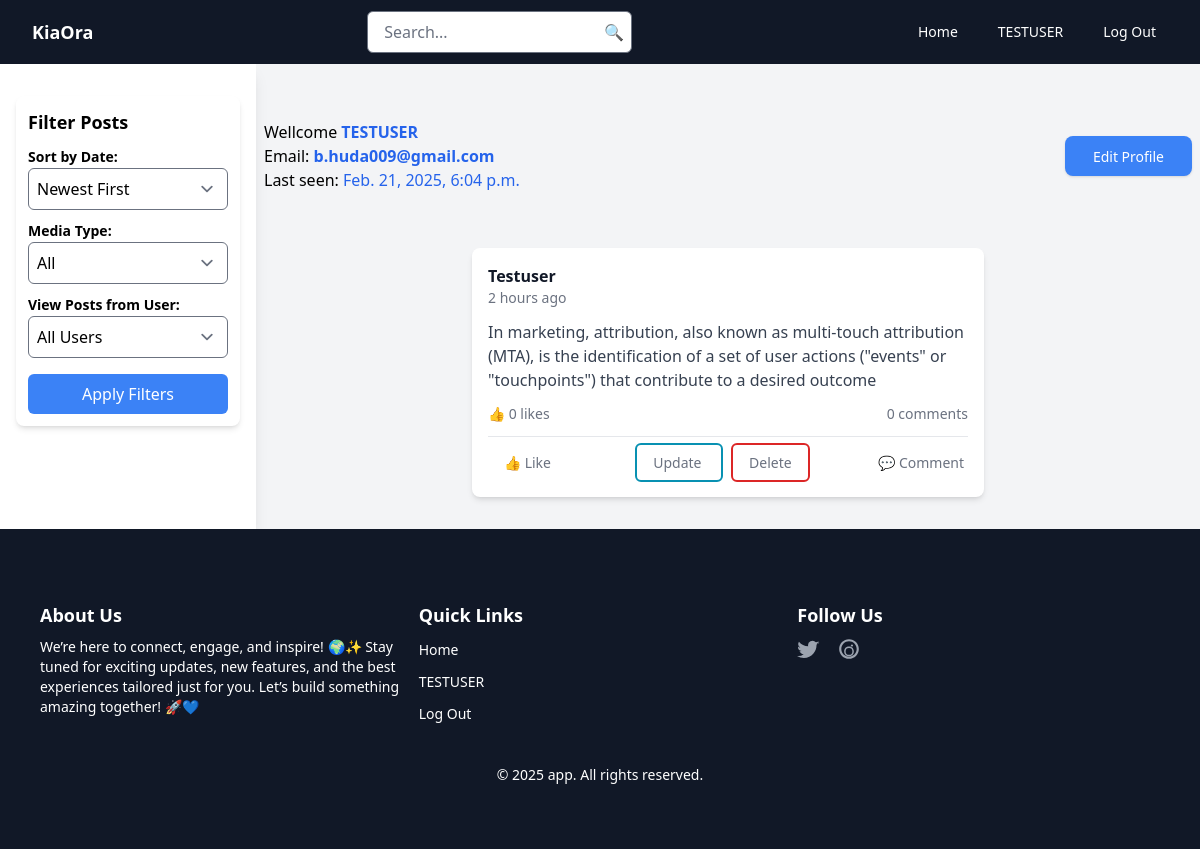
The app's page /user/user_profile/ (signed in) with its own data.
### post/models.py (models this page shows, shortened)
class Post(models.Model):
    title = models.CharField(max_length=255, null=True, blank=True)
    content = models.TextField()
    author = models.ForeignKey(User, on_delete=models.CASCADE)
    created_at = models.DateTimeField(auto_now_add=True)
    updated_at = models.DateTimeField(auto_now=True)
    is_published = models.BooleanField(default=True)
    liked_users = models.ManyToManyField(User, related_name="liked_posts", blank=True)
    mentioned_users = models.ManyToManyField(User, related_name="mentioned_in_posts", blank=True)
    POST_TYPES = [("text", "Text"), ("image", "Image"), ("video", "Video")]
    post_type = models.CharField(max_length=10, choices=POST_TYPES, default="text")
    image = models.ImageField(upload_to="blog_images/", null=True, blank=True)
    video = models.FileField(upload_to="videos/", null=True, blank=True)
    shared_post = models.ForeignKey('self', on_delete=models.SET_NULL, null=True, blank=True, related_name="shared_by")
    tags = models.CharField(max_length=255, blank=True, null=True)

### user/views.py (the view)
# urls.py: path('user_profile/', views.User_profile.as_view(), name='User_profile'),
class User_profile(LoginRequiredMixin, ListView):
    model = Post
    template_name = "user_profile.html"
    context_object_name = "posts"
    def get_queryset(self):
        return Post.objects.filter(is_published=True, author=self.request.user)
    def get_context_data(self, **kwargs):
        context = super().get_context_data(**kwargs)
        context["show_buttons"] = True
        context["user_profile"] = self.request.user
        return context

### context_processors.py (called while the page is built)
def site_data(request):
  return {
    'app_name': 'KiaOra',
    'footer_info': '2025 app. All rights reserved.',
  }

### user/templates/user_profile.html (shortened to what this page needs)
{% extends "layout.html" %}
{% load static %}
 {% block content %}
<div class="py-8">
  <div class="flex space-x-4 justify-between items-center mt-4">
      <div>
      <h3> Wellcome <span class='text-blue-600 font-semibold'>{{user.username | upper}}</span></h3>
      <p> Email: <span class='text-blue-600 font-semibold'> {{user.email}}</span></p>
      <p> Last seen: <span class='text-blue-600 '> {{user.last_login}}</span></p>
    </div>
    <button
    class="bg-blue-500 hover:bg-blue-600 text-white font-semibold py-2 px-4 rounded-lg shadow focus:outline-none focus:ring-2 focus:ring-blue-500 focus:ring-opacity-50"
  >
    <a href={%url "User_update" pk=user.id %}  class="px-3 py-2 rounded-md text-sm font-medium ">Edit Profile</a>
  </button> </div>
  </div>
  <div class="mx-auto flex-col">
    {% include 'postCard.html' %}
  </div>
</div>
{% endblock %}

### kia_ora/templates/layout.html (shortened to what this page needs)
{% load static %}
<!DOCTYPE html>
<html lang="en">
  <head>
    <script src="https://cdn.tailwindcss.com?plugins=forms, typography"></script>
  </head>
  <body class="flex flex-col min-h-screen w-full bg-gray-100">
    {% include 'components/navbar.html'%}
    <div class="flex flex-grow">
      {% include 'components/sidenav.html'%}
      <main class="flex-grow p-2">
        {% block content %} {% endblock %}
    <footer class="w-full bg-gray-900 text-white py-4">
      {% include 'components/footer.html' %}
    </footer>
  </body>
</html>

### kia_ora/templates/components/navbar.html (shortened to what this page needs)
<nav class="bg-gray-900 text-white">
  <div class="max-w-7xl mx-auto px-4 sm:px-6 lg:px-8">
    <div class="flex justify-between items-center h-16">
      <div class="flex-shrink-0">
        <a href={% url 'home' %} class="text-lg font-bold">KiaOra</a>
      </div>
      <div class="flex mx-4 hidden md:block">
         <form method="GET"
         action="{% url 'search' %}"
        class="relative">
          <input type="text" name="q"  placeholder="Search..."
            class="w-full px-4 py-2 rounded-md text-black focus:outline-none focus:ring-2 focus:ring-blue-300"
            value="{{ request.GET.q }}"
            />
          <button type="submit" class="absolute right-2 top-1/2 transform -translate-y-1/2 text-blue-600">
            🔍
          </button>
        </form>
      </div>
      <div class="hidden md:flex space-x-4">
        <a href={% url 'home'%} class="px-3 py-2 rounded-md text-sm font-medium hover:bg-gray-500">Home</a>
         {% if user.is_authenticated %}
        <a href={% url 'User_profile'%} class="px-3 py-2 rounded-md text-sm font-medium hover:bg-gray-500">{{user.username | upper}}</a>
        <form method="POST" action="{% url 'logout' %}" class="inline">
          <button type="submit" class="px-3 py-2 rounded-md text-sm font-medium text-white hover:bg-gray-500">
              Log Out
          </button>
      </form>
         {% else %}
        <a href={% url 'login'%} class="px-3 py-2 rounded-md text-sm font-medium hover:bg-gray-500">Log In</a>
        <a href={% url 'register'%} class="px-3 py-2 rounded-md text-sm font-medium hover:bg-gray-500">Sign Up</a>
        {% endif %}
      </div>
    </div>
  </div>
</nav>

### kia_ora/templates/components/sidenav.html (shortened to what this page needs)
<aside class="w-64 bg-white shadow-lg h-auto p-4 hidden lg:flex flex-col">
  <form method="GET" action="{% url 'filter_posts' %}" class="mt-4 p-3 bg-white shadow-md rounded-lg">
    <h3 class="text-lg font-semibold mb-2">Filter Posts</h3>
    <div class="mb-2">
      <label for="sort_order" class="font-semibold text-sm">Sort by Date:</label>
      <select name="sort_order" class="w-full p-2 border rounded-md">
        <option value="newest" {% if request.GET.sort_order == "newest" %}selected{% endif %}>Newest First</option>
      </select>
    </div>
    <div class="mb-2">
      <label for="media_type" class="font-semibold text-sm">Media Type:</label>
      <select name="media_type" class="w-full p-2 border rounded-md">
        <option value="all" {% if request.GET.media_type == "all" %}selected{% endif %}>All</option>
      </select>
    </div>
    <div class="mb-2">
      <label for="user" class="font-semibold text-sm">View Posts from User:</label>
      <select name="user" class="w-full p-2 border rounded-md">
        <option value="">All Users</option>
      </select>
    </div>
    <button type="submit" class="mt-2 bg-blue-500 text-white py-2 px-4 rounded-md hover:bg-blue-600 transition w-full">
      Apply Filters
    </button>
  </form>
</aside>

### post/templates/postCard.html (shortened to what this page needs)
{% load static %}
<div class="flex flex-col items-center px-4 py-6 space-y-6">
  {% for post in posts %}
  <div class="w-full max-w-lg bg-white p-4 rounded-lg shadow-md">
    <div class="flex flex-col sm:flex-row items-center sm:items-start space-x-0 sm:space-x-3">
      <div class="text-center sm:text-left mt-2 sm:mt-0">
        <h2 class="font-semibold text-gray-900">
          {{ post.author.username | title }}
        </h2>
        <p class="text-sm text-gray-500">2 hours ago</p>
      </div>
    </div>
    <div class="mt-3">
      <p class="text-gray-700">
        {% if post.show_more %}
          {{ post.content|truncatewords:20 }}
          {% if post.content|wordcount > 20 %}
            {% if request.user.is_authenticated %}
              <a href="{% url 'post_detail' post.pk %}" class="text-blue-500">Read more</a>
            {% else %}
              <a href="{% url 'login' %}?next={% url 'post_detail' post.pk %}" class="text-gray-500 hover:text-blue-500">
                Read more
              </a>
            {% endif %}
          {% endif %}
        {% else %}
          {{ post.content }}
        {% endif %}
      </p>
    </div>
    <div class="flex justify-between text-sm text-gray-500 mt-3">
      <p>👍 {{ post.liked_users.count }} likes</p>
      {% if request.user.is_authenticated %}
        <a href="{% url 'post_detail' post.pk %}">{{ post.comments.count }} comments</a>
      {% else %}
        <span class="text-gray-500">{{ post.comments.count }} comments</span>
      {% endif %}
    </div>
    <div class="flex justify-between mt-3 text-gray-500 text-sm border-t pt-2">
      <form action="{% url 'toggle_like' post.pk %}" method="POST">
        {% if request.user.is_authenticated %}
          <button
            type="submit"
            class="px-4 py-2 rounded-md
                   {% if request.user in post.liked_users.all %}
                   text-blue-600 border-2 border-blue-600 hover:bg-gray-200
                   {% else %} hover:bg-gray-200
                   {% endif %}">
            👍 Like
          </button>
        {% else %}
          <a href="{% url 'login' %}?next={{ request.path }}" class="px-4 py-2 rounded-md hover:bg-gray-200">👍 Like</a>
        {% endif %}
      </form>
      {% if request.user.is_authenticated %}
        {% if request.resolver_match.url_name == 'User_profile' %}
          <div class="mt-2 space-x-2">
            <a href="{% url 'Post_update' post.pk %}" class="px-4 py-2 rounded-md border-2 border-cyan-600 hover:bg-cyan-600 hover:text-white">
              Update
            </a>
            <a href="{% url 'Post_delete' post.pk %}" class="px-4 py-2 rounded-md border-2 border-red-600 hover:bg-red-600 hover:text-white">
              Delete
            </a>
          </div>
        {% endif %}
        <a href="{% url 'post_detail' post.pk %}" class="flex items-center space-x-1 hover:text-blue-500">
          💬 <span class="p-1">Comment</span>
        </a>
      {% else %}
        <a href="{% url 'login' %}?next={% url 'post_detail' post.pk %}" class="flex items-center space-x-1 text-gray-500 hover:text-blue-500">
          💬 <span class="p-1">Comment</span>
        </a>
      {% endif %}
    </div>
  </div>
  {% empty %}
  <p>No posts found.</p>
  {% endfor %}
</div>

### kia_ora/templates/components/footer.html (shortened to what this page needs)
<footer class="w-full bg-gray-900 text-white py-4">
  <div class="max-w-7xl mx-auto px-4 sm:px-6 lg:px-8 py-8">
    <div class="flex flex-wrap justify-between">
      <div class="w-full sm:w-1/3 mb-4 sm:mb-0 p-2">
        <h5 class="text-lg font-bold mb-2">About Us</h5>
        <p class="text-sm">
          We’re here to connect, engage, and inspire! 🌍✨ Stay tuned for exciting updates, new features, and the best experiences tailored just for you. Let’s build something amazing together! 🚀💙
        </p>
      </div>
      <div class="w-full sm:w-1/3 mb-4 sm:mb-0 p-2">
        <h5 class="text-lg font-bold mb-2">Quick Links</h5>
        <ul class="space-y-2">
          <li><a href={% url 'home' %} class="text-sm hover:underline">Home</a></li>
          {% if user.is_authenticated %}
          <li><a href={% url 'User_profile' %} class="text-sm hover:underline">{{user.username | upper}}</a></li>
          <li>
            <form method="POST" action="{% url 'logout' %}" >
              <button type="submit" class="text-sm hover:underline" >
                  Log Out
              </button>
              </form>
          </li>
          {% else %}
          <li><a href={% url 'login' %} class="text-sm hover:underline">Login</a></li>
          <li><a href={% url 'register' %} class="text-sm hover:underline">Register</a></li>
          {% endif %}
        </ul>
      </div>
      <div class="w-full sm:w-1/3 p-2">
        <h5 class="text-lg font-bold mb-2">Follow Us</h5>
        <div class="flex space-x-4">
          <a href="#" class="text-gray-400 hover:text-white">
          </a>
          <a href="#" class="text-gray-400 hover:text-white">
          </a>
        </div>
      </div>
    </div>
    <div class="text-center mt-8">
      <p class="text-sm">&copy; {{footer_info}}</p>
    </div>
  </div>
</footer>

### records on screen
Post: author.username "Testuser", content "In marketing, attribution, also known as multi-touch attribution (MTA), is the identification of a set of user actions (\"events\" or \"touchpoints\") that contribute to a desired outcome", liked_users.count "0", comments.count "0"

### other values on screen
{{ user.username | upper }} "TESTUSER"
{{ user.email }} "b.huda009@gmail.com"
{{ user.last_login }} "Feb. 21, 2025, 6:04 p.m."
{{ footer_info }} "2025 app. All rights reserved."
